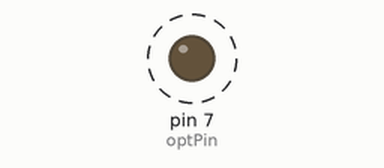
This sketch was run on a simulated Arduino Uno, built with avr-gcc and run on an emulated ATmega328P. Parts: output pins drawn as LEDs (lit = HIGH). Dashed ring = blinking.

Above: at 0.5 s.
Timing chart, 0 to 4.6 s (numbered marks = the images above):
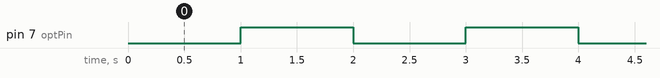

The sketch:

4N35_LED_Control.ino
```cpp
const int optPin = 7; //pin is set up to 7

void setup() {
  // configuring pins
  pinMode(optPin, OUTPUT);
}

void loop() {
  // controls LED by turning it off and on with a 1 second delay
  digitalWrite(optPin, LOW);
  delay(1000);
  digitalWrite(optPin, HIGH);
  delay(1000);
}
```

Measured:
- by itself, pin 7 (optPin): alternates HIGH for 1.0 s and LOW for 1.0 s
